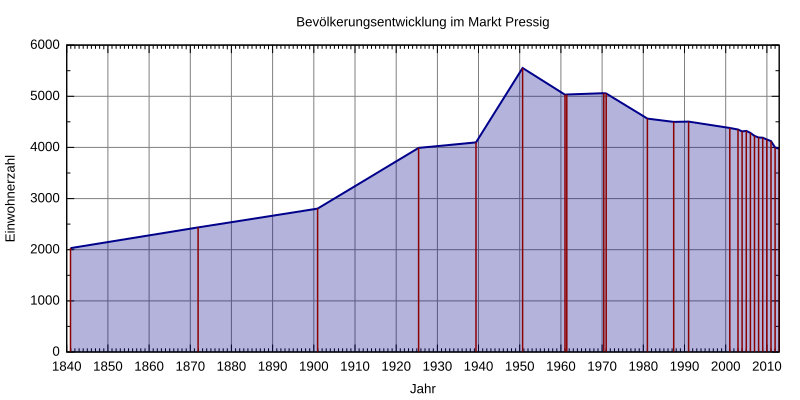

This figure's gnuplot source:
#!/usr/bin/gnuplot
# gnuplot 4.6 / Debian 7
#
# Graphik nach "Bayerisches Landesamt fuer Statistik: Statistik kommunal 2012 -
# Eine Auswahl wichtiger statistischer Daten fuer den Markt Pressig.",
# https://www.statistik.bayern.de/statistikkommunal/09476164.pdf
#
# Erstellt von Michael Fiedler <michael.fiedler87@gmx.de>
# Lizenz: CC-BY-SA 3.0 unported, http://creativecommons.org/licenses/by-sa/3.0/deed.de
# Basierend auf http://commons.wikimedia.org/wiki/File:Muc_population.svg von Gorgo

# input
set timefmt "%d.%m.%Y"
set datafile separator ";"

# output
set title 'Bevölkerungsentwicklung im Markt Pressig'
unset key
set style fill transparent solid 0.3
set grid

set xdata time
set xlabel 'Jahr'
set xrange ['01.12.1840':'31.12.2015']
# Jahreszahl alle 10 Jahre (Beginn,Erhoehung in 10 Sekunden,Ende)
# Der Zahlenwert entspricht einem Jahr mit 365,25 Tagen
set xtics '01.12.1840',315576000,'31.12.2015'
# Zehnjahresintervall in 9 Intervalle unterteilt (jedes Jahr eine Markierung)
set mxtics 10
set format x '%Y'

set ylabel 'Einwohnerzahl'
# Beschriftungsintervall
set ytics 1000
# weitere Unterteilung ohne Beschriftung
set mytics 2
set yrange ['0':'6000']
set format y '%.0f'


set terminal svg size 800,400 font 'Arial,10'
set output 'Markt_Pressig_Bevoelkerungsentwicklung.svg'

# '-' nimmt die nachfolgenden Daten als Eingabewerte
plot '-' using 1:($2) with filledcurves below x1 linetype rgb 'dark-blue' linewidth 2, \
	    '-' using 1:($2) with impulses linecolor rgbcolor 'dark-red' linewidth 1.5
	01.12.1840;2031
	01.12.1871;2436
	01.12.1900;2804
	16.06.1925;3991
	17.05.1939;4098
	13.09.1950;5553
	06.06.1961;5035
	27.05.1970;5059
	25.05.1987;4498
	31.12.2002;4350
	31.12.2003;4313
	31.12.2004;4322
	31.12.2005;4284
	31.12.2006;4225
	31.12.2007;4194
	31.12.2008;4190
	31.12.2009;4155
	31.12.2010;4123
	31.12.2011;4084
EOF
	01.12.1840;2031
	01.12.1871;2436
	01.12.1900;2804
	16.06.1925;3991
	17.05.1939;4098
	13.09.1950;5553
	06.06.1961;5035
	27.05.1970;5059
	25.05.1987;4498
	31.12.2002;4350
	31.12.2003;4313
	31.12.2004;4322
	31.12.2005;4284
	31.12.2006;4225
	31.12.2007;4194
	31.12.2008;4190
	31.12.2009;4155
	31.12.2010;4123
	31.12.2011;4084
EOF
